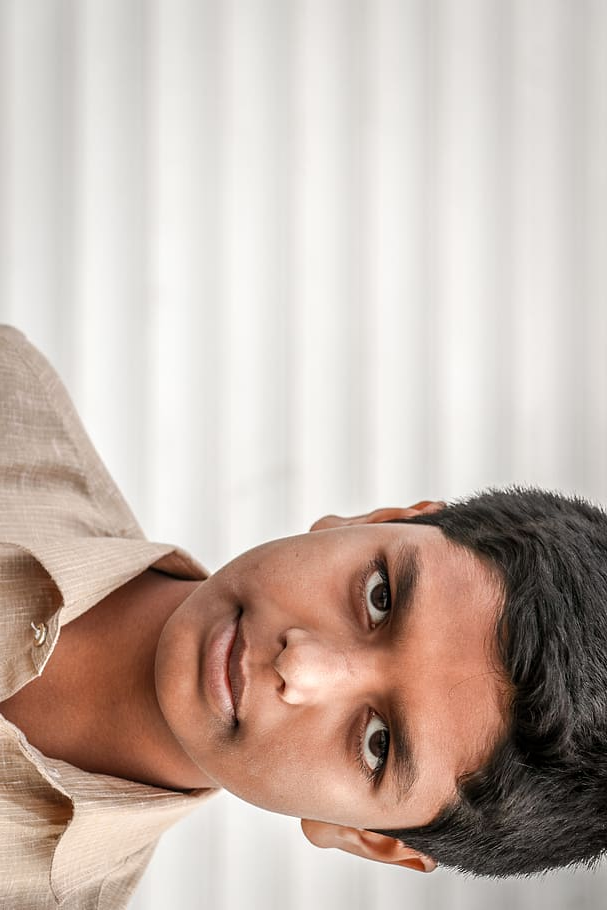
#> input picture aabb.jpg, 607 x 910 px
$ python -i orientation.py   (imports and definitions only)
#> lines starting #> are read from the running program, lines starting #| are printed output that depends on the picture
#> further down, picture is the input picture: shape (910, 607, 3); mean B, G, R 172.5, 181.6, 197.7
import cv2
import numpy as np

def get_score(gray):
    h, w = gray.shape

    top = gray[:h//2, :]
    bottom = gray[h//2:, :]

    edges = cv2.Canny(gray, 50, 150)

    edge_top = np.sum(edges[:h//2, :])
    edge_bottom = np.sum(edges[h//2:, :])

    proj = np.sum(gray, axis=1)

    score = (edge_bottom - edge_top) - np.std(proj)
    return score


def detect_angle(image):
    gray = cv2.cvtColor(image, cv2.COLOR_BGR2GRAY)
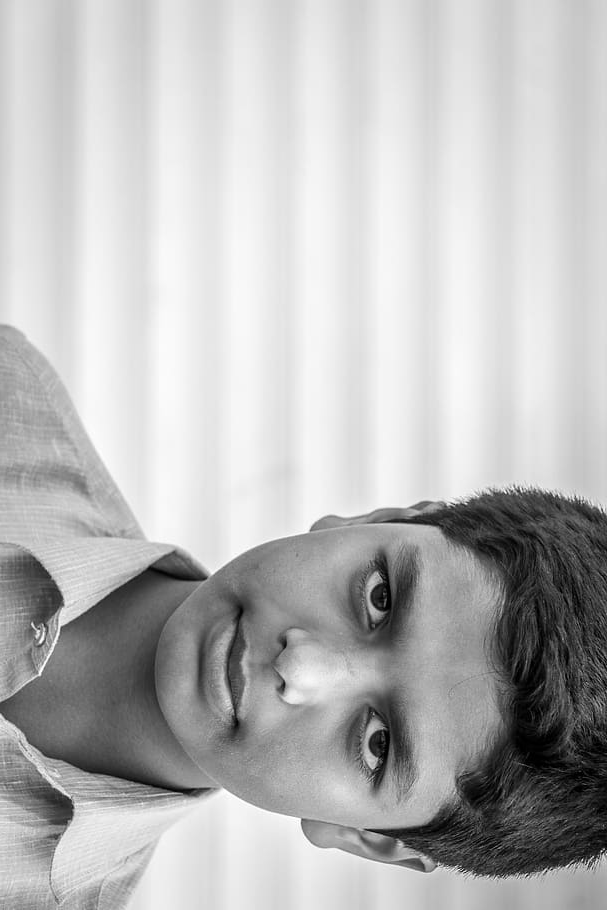
#> gray: shape (910, 607); min 0, max 255, mean 185.4
    gray = cv2.resize(gray, (256,256))
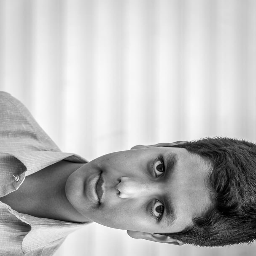
#> gray: shape (256, 256); min 0, max 254, mean 185.3
    rotations = {
    0: gray,
    90: cv2.rotate(gray, cv2.ROTATE_90_CLOCKWISE),
    180: cv2.rotate(gray, cv2.ROTATE_180),
    270: cv2.rotate(gray, cv2.ROTATE_90_COUNTERCLOCKWISE)  # added
    }

    scores = {angle: get_score(img) for angle, img in rotations.items()}
#> scores = {0: 1302191.4, 90: 217116.6, 180: 1.84e+19, 270: 1.84e+19}
    best = max(scores, key=scores.get)
#> best = 270

    return best

>>> import cv2
>>> picture = cv2.imread('aabb.jpg')
>>> result = detect_angle(picture)
#> result = 270
